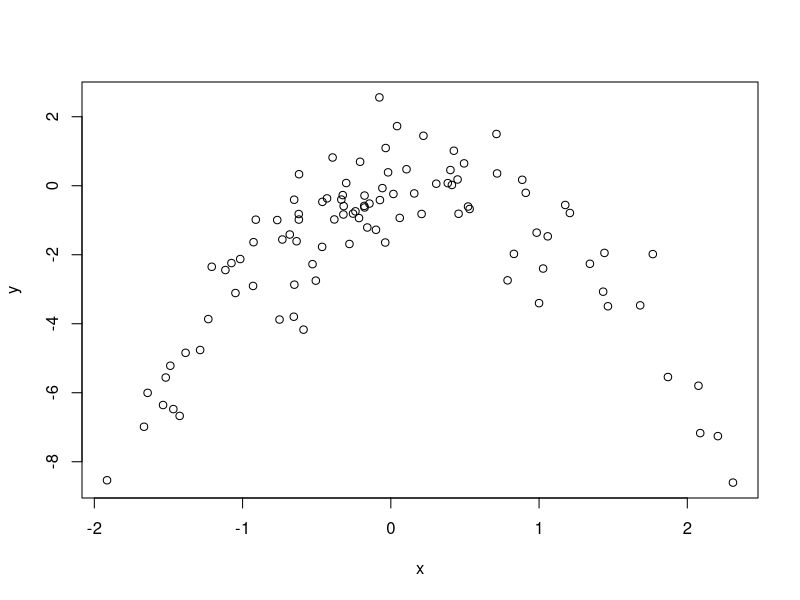
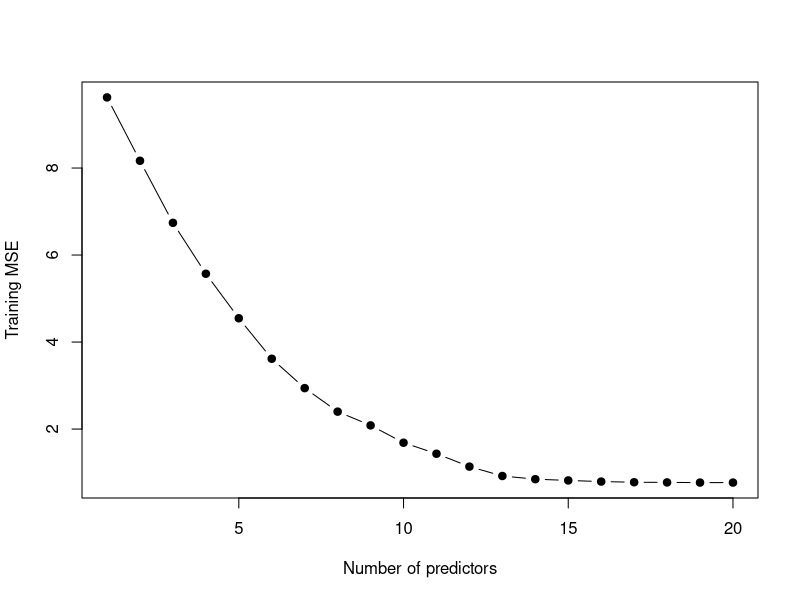
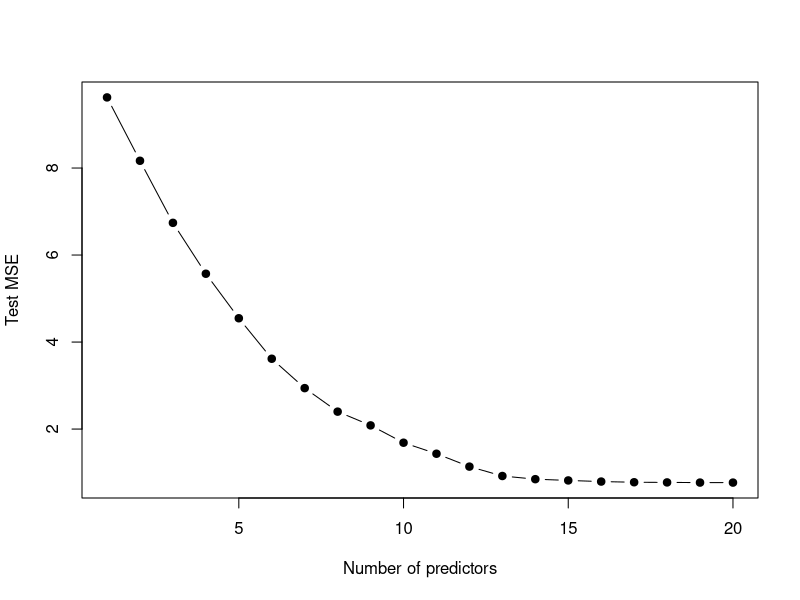

Generate these figures, in order, with R:
## ---- chunk 1
set.seed(1)
y <- rnorm(100)
x <- rnorm(100)
y <- x - 2 * x^2 + rnorm(100)
# n is 100 dna p is 2, model is Y=x-2x^2+error
## ---- chunk 2
plot(x, y)

## ---- chunk 3
library(boot)
set.seed(100)
data<-data.frame(x,y)
mod1<-glm(y ~ x)
cv1=cv.glm(data,mod1)$delta[1]
output=paste("When X is in poly degree 1, CV is", cv1)
output
mod2<-glm(y~poly(x,2))
cv2=cv.glm(data,mod2)$delta[1]
output=paste("When X is in poly degree 2, CV is", cv2)
output
mod3<-glm(y~poly(x,3))
cv3=cv.glm(data,mod3)$delta[1]
output=paste("When X is in poly degree 3, CV is", cv3)
output
mod4<-glm(y~poly(x,4))
cv4=cv.glm(data,mod4)$delta[1]
output=paste("When X is in poly degree 4, CV is", cv4)
output
## ---- chunk 4
set.seed(50)
data<-data.frame(x,y)
mod1<-glm(y ~ x)
cv1=cv.glm(data,mod1)$delta[1]
output=paste("When X is in poly degree 1, CV is", cv1)
output
mod2<-glm(y~poly(x,2))
cv2=cv.glm(data,mod2)$delta[1]
output=paste("When X is in poly degree 2, CV is", cv2)
output
mod3<-glm(y~poly(x,3))
cv3=cv.glm(data,mod3)$delta[1]
output=paste("When X is in poly degree 3, CV is", cv3)
output
mod4<-glm(y~poly(x,4))
cv4=cv.glm(data,mod4)$delta[1]
output=paste("When X is in poly degree 4, CV is", cv4)
output
# The results form c and d are exactly the same because LOOCV evaluates n folds of a single observation.

## ---- chunk 5
#From the CV result, we can see that mod2 has the smallest value, which x is in 2 degree poly. It is what
#I expect because in the part (a), we can see that the relation is quadratic.
## ---- chunk 6
summary(mod4)
# From the summary, we can obviously realize that only intercept and quadratic term have the significant p
# value.This observation is the same with the result from crossvalidation.
## ---- chunk 7
# (a) Lasso is less flexible compared to linear regression since it has more restrictions
# and will give improved prediction accuracy when its increase in bias less than its decrease in variance.
# (b) Ridge regression is less flexible compared to linear regression since it has more restrictions
# and will give improved prediction accuracy when its increase in bias less than its decrease in variance.
# (c) Non-linear regression is more flexible compared to linear regression since it has no restrictions
# and will give improved prediction accuracy when its increase in variance less than its decrease in bias.

## ---- chunk 8
set.seed(100)
x <- matrix(rnorm(1000 * 20), 1000, 20)
b <- rnorm(20)
b[1] <- 0
b[4] <- 0
b[3] <- 0
b[7] <- 0
b[19] <- 0
b[5]<-0
error <- rnorm(1000)
y <- x %*% b + error

## ---- chunk 9
train <- sample(seq(1000), 100, replace = FALSE)
x.train <- x[train, ]
x.test <- x[-train, ]
y.train <- y[train]
y.test <- y[-train]
## ---- chunk 10
library(leaps)
traindata <- data.frame(y = y.train, x = x.train)
regfit.full <- regsubsets(y ~ ., data = traindata, nvmax = 20)
train.mat <- model.matrix(y ~ ., data = traindata, nvmax = 20)
val.errors <- rep(NA, 20)
for (i in 1:20) {
    coefi <- coef(regfit.full, id = i)
    pred <- train.mat[, names(coefi)] %*% coefi
    val.errors[i] <- mean((pred - y.train)^2)
}
plot(val.errors, xlab = "Number of predictors", ylab = "Training MSE", pch = 19, type = "b")

## ---- chunk 11
testdata <- data.frame(y = y.test, x = x.train)
regfit.full2 <- regsubsets(y ~ ., data = testdata , nvmax = 20)
test.mat <- model.matrix(y ~ ., data = testdata , nvmax = 20)
val.errors2 <- rep(NA, 20)
for (i in 1:20) {
    coefi <- coef(regfit.full2, id = i)
    pred <- test.mat[, names(coefi)] %*% coefi
    val.errors2[i] <- mean((pred - y.test)^2)
}
plot(val.errors, xlab = "Number of predictors", ylab = "Test MSE", pch = 19, type = "b")

## ---- chunk 12
min<-which.min(val.errors2)
# model with 20 variables has the smallest test MSE
## ---- chunk 13
coef(regfit.full2, min)
#The best model caught all zeroed out coefficients
## ---- chunk 14
